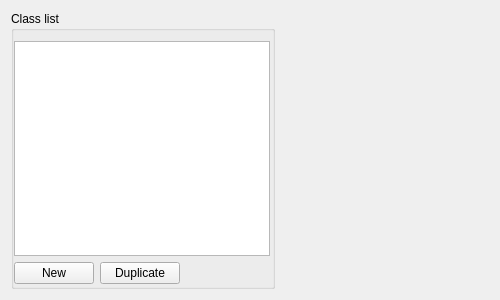
<?xml version="1.0" encoding="UTF-8"?>
<ui version="4.0">
 <class>pluginModelerSummary</class>
 <widget class="QWidget" name="pluginModelerSummary">
  <property name="geometry">
   <rect>
    <x>0</x>
    <y>0</y>
    <width>500</width>
    <height>300</height>
   </rect>
  </property>
  <property name="windowTitle">
   <string>Form</string>
  </property>
  <property name="autoFillBackground">
   <bool>true</bool>
  </property>
  <layout class="QHBoxLayout" name="horizontalLayout">
   <item>
    <widget class="QGroupBox" name="groupBoxList">
     <property name="title">
      <string>Class list</string>
     </property>
     <layout class="QVBoxLayout" name="verticalLayout_3">
      <property name="leftMargin">
       <number>0</number>
      </property>
      <property name="topMargin">
       <number>10</number>
      </property>
      <property name="rightMargin">
       <number>2</number>
      </property>
      <property name="bottomMargin">
       <number>2</number>
      </property>
      <item>
       <widget class="QListWidget" name="classList">
        <property name="sizePolicy">
         <sizepolicy hsizetype="Minimum" vsizetype="Expanding">
          <horstretch>0</horstretch>
          <verstretch>0</verstretch>
         </sizepolicy>
        </property>
       </widget>
      </item>
      <item>
       <layout class="QHBoxLayout" name="horizontalLayout_2">
        <property name="topMargin">
         <number>0</number>
        </property>
        <item>
         <widget class="QPushButton" name="buttonNew">
          <property name="enabled">
           <bool>true</bool>
          </property>
          <property name="text">
           <string>New</string>
          </property>
         </widget>
        </item>
        <item>
         <widget class="QPushButton" name="buttonDuplicate">
          <property name="enabled">
           <bool>true</bool>
          </property>
          <property name="text">
           <string>Duplicate</string>
          </property>
         </widget>
        </item>
        <item>
         <spacer name="horizontalSpacer_2">
          <property name="orientation">
           <enum>Qt::Horizontal</enum>
          </property>
          <property name="sizeHint" stdset="0">
           <size>
            <width>40</width>
            <height>20</height>
           </size>
          </property>
         </spacer>
        </item>
       </layout>
      </item>
     </layout>
    </widget>
   </item>
   <item>
    <widget class="QStackedWidget" name="optionsStack">
     <property name="currentIndex">
      <number>0</number>
     </property>
     <widget class="QWidget" name="page"/>
     <widget class="QWidget" name="pgDuplicate">
      <layout class="QVBoxLayout" name="verticalLayout_2">
       <property name="spacing">
        <number>0</number>
       </property>
       <property name="margin">
        <number>0</number>
       </property>
       <item>
        <widget class="QGroupBox" name="groupBox">
         <property name="sizePolicy">
          <sizepolicy hsizetype="Expanding" vsizetype="Preferred">
           <horstretch>2</horstretch>
           <verstretch>0</verstretch>
          </sizepolicy>
         </property>
         <property name="title">
          <string>Duplicate class</string>
         </property>
         <layout class="QVBoxLayout" name="verticalLayout">
          <item>
           <widget class="QLabel" name="labelDuplicateName">
            <property name="text">
             <string>Name of the new class:</string>
            </property>
           </widget>
          </item>
          <item>
           <widget class="QLineEdit" name="duplicateName"/>
          </item>
          <item>
           <layout class="QHBoxLayout" name="horizontalLayout_3">
            <property name="topMargin">
             <number>5</number>
            </property>
            <item>
             <widget class="QPushButton" name="buttonDuplicateSave">
              <property name="text">
               <string>Save</string>
              </property>
             </widget>
            </item>
            <item>
             <widget class="QPushButton" name="buttonDuplicateCancel">
              <property name="text">
               <string>Cancel</string>
              </property>
             </widget>
            </item>
            <item>
             <spacer name="horizontalSpacer_3">
              <property name="orientation">
               <enum>Qt::Horizontal</enum>
              </property>
              <property name="sizeHint" stdset="0">
               <size>
                <width>40</width>
                <height>20</height>
               </size>
              </property>
             </spacer>
            </item>
           </layout>
          </item>
          <item>
           <spacer name="verticalSpacer">
            <property name="orientation">
             <enum>Qt::Vertical</enum>
            </property>
            <property name="sizeHint" stdset="0">
             <size>
              <width>20</width>
              <height>40</height>
             </size>
            </property>
           </spacer>
          </item>
          <item>
           <spacer name="horizontalSpacer">
            <property name="orientation">
             <enum>Qt::Horizontal</enum>
            </property>
            <property name="sizeHint" stdset="0">
             <size>
              <width>91</width>
              <height>20</height>
             </size>
            </property>
           </spacer>
          </item>
         </layout>
        </widget>
       </item>
      </layout>
     </widget>
    </widget>
   </item>
  </layout>
 </widget>
 <resources/>
 <connections/>
</ui>
